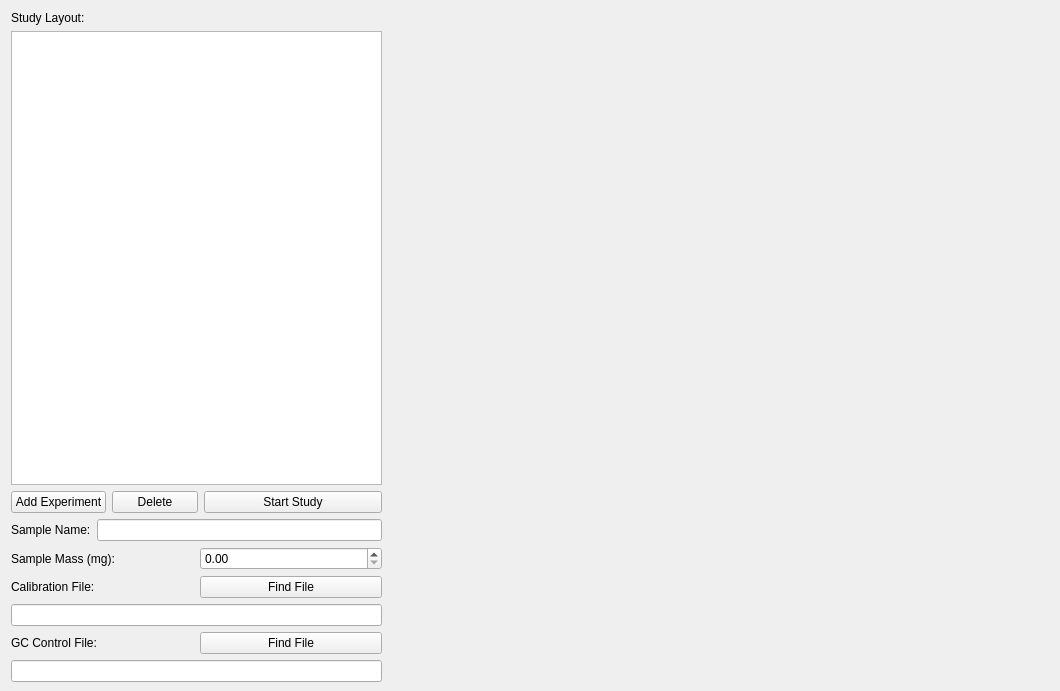
     <widget class="QWidget" name="tabOverview">
      <attribute name="title">
       <string>Study Overview</string>
      </attribute>
      <widget class="QWidget" name="verticalLayoutWidget">
       <property name="geometry">
        <rect>
         <x>390</x>
         <y>10</y>
         <width>661</width>
         <height>671</height>
        </rect>
       </property>
       <layout class="QVBoxLayout" name="verticalLayout_7"/>
      </widget>
      <widget class="QWidget" name="layoutWidget">
       <property name="geometry">
        <rect>
         <x>11</x>
         <y>11</y>
         <width>371</width>
         <height>671</height>
        </rect>
       </property>
       <layout class="QVBoxLayout" name="verticalLayout_3">
        <item>
         <widget class="QLabel" name="label">
          <property name="maximumSize">
           <size>
            <width>16777215</width>
            <height>30</height>
           </size>
          </property>
          <property name="text">
           <string>Study Layout:</string>
          </property>
         </widget>
        </item>
        <item>
         <layout class="QGridLayout" name="gridLayout">
          <item row="2" column="0">
           <widget class="QPushButton" name="butAddExpt">
            <property name="text">
             <string>Add Experiment</string>
            </property>
            <property name="checkable">
             <bool>false</bool>
            </property>
           </widget>
          </item>
          <item row="2" column="1">
           <widget class="QPushButton" name="butDelete">
            <property name="text">
             <string>Delete</string>
            </property>
           </widget>
          </item>
          <item row="2" column="2" colspan="2">
           <widget class="QPushButton" name="butStart">
            <property name="text">
             <string>Start Study</string>
            </property>
           </widget>
          </item>
          <item row="0" column="0" colspan="4">
           <widget class="QListWidget" name="listWidget"/>
          </item>
         </layout>
        </item>
        <item>
         <layout class="QVBoxLayout" name="verticalLayout_2">
          <item>
           <layout class="QHBoxLayout" name="horizontalLayout">
            <item>
             <widget class="QLabel" name="label_2">
              <property name="maximumSize">
               <size>
                <width>16777215</width>
                <height>30</height>
               </size>
              </property>
              <property name="text">
               <string>Sample Name:</string>
              </property>
             </widget>
            </item>
            <item>
             <widget class="QLineEdit" name="sample_name"/>
            </item>
           </layout>
          </item>
          <item>
           <layout class="QHBoxLayout" name="horizontalLayout_3">
            <item>
             <widget class="QLabel" name="label_4">
              <property name="maximumSize">
               <size>
                <width>16777215</width>
                <height>30</height>
               </size>
              </property>
              <property name="text">
               <string>Sample Mass (mg):</string>
              </property>
             </widget>
            </item>
            <item>
             <widget class="QDoubleSpinBox" name="sample_mass">
              <property name="maximumSize">
               <size>
                <width>16777215</width>
                <height>30</height>
               </size>
              </property>
             </widget>
            </item>
           </layout>
          </item>
          <item>
           <layout class="QHBoxLayout" name="horizontalLayout_2">
            <item>
             <widget class="QLabel" name="label_3">
              <property name="maximumSize">
               <size>
                <width>16777215</width>
                <height>30</height>
               </size>
              </property>
              <property name="text">
               <string>Calibration File:</string>
              </property>
             </widget>
            </item>
            <item>
             <widget class="QPushButton" name="findCalFile">
              <property name="maximumSize">
               <size>
                <width>16777215</width>
                <height>30</height>
               </size>
              </property>
              <property name="text">
               <string>Find File</string>
              </property>
             </widget>
            </item>
           </layout>
          </item>
          <item>
           <widget class="QLineEdit" name="cal_path"/>
          </item>
         </layout>
        </item>
        <item>
         <layout class="QHBoxLayout" name="horizontalLayout_7">
          <item>
           <widget class="QLabel" name="label_6">
            <property name="text">
             <string>GC Control File:</string>
            </property>
           </widget>
          </item>
          <item>
           <widget class="QPushButton" name="findCtrlFile">
            <property name="text">
             <string>Find File</string>
            </property>
           </widget>
          </item>
         </layout>
        </item>
        <item>
         <widget class="QLineEdit" name="ctrl_path"/>
        </item>
       </layout>
      </widget>
     </widget>
